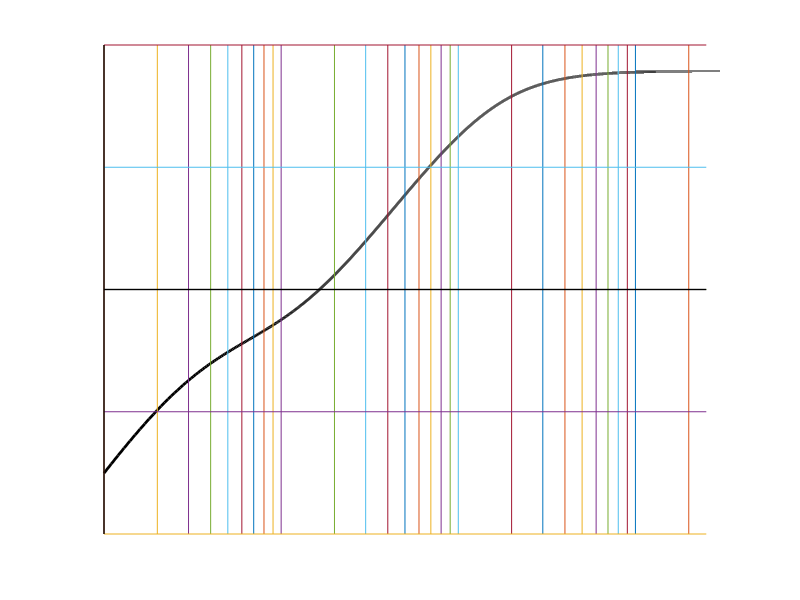
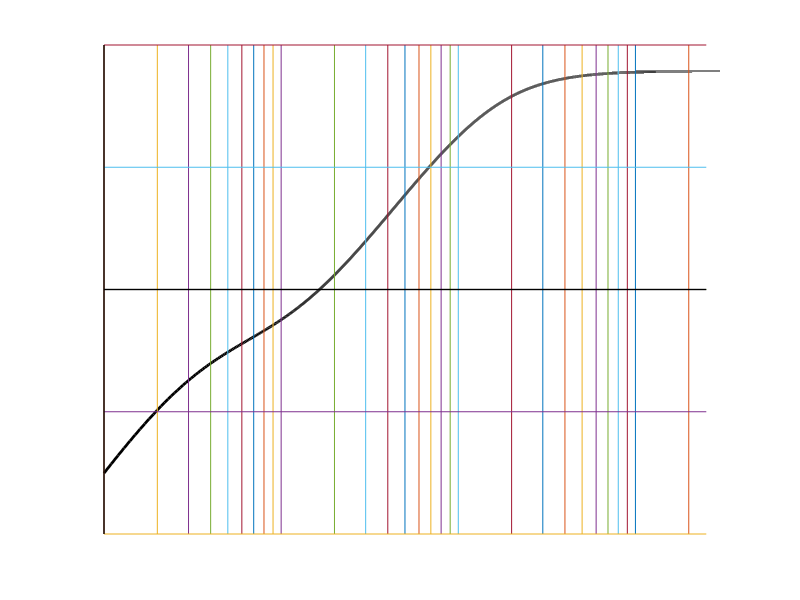

These charts were generated, in order, by the following MATLAB code:
#bodeMagnitude

clf
hold on
Rc=8000;
Re=4000;
B=49;
Rb=26666.6666;
ri=50000;
Cb=40*10^(-6);
Ce=200*10^(-6);

RE=Re*(B+1);
CE=Ce/(B+1);
XE=@(w) 1./(j.*w.*CE);
Xb=@(w) 1./(j.*w.*Cb);
Z=@(w) (1./Rb+1./RE+1./XE(w)).^(-1);

vbii=@(w) Z(w)./(ri+Xb(w)+Z(w));
ibvb=@(w) (1./RE+1./XE(w));

A=@(w) -Rc*B.*ibvb(w).*vbii(w);

%when values are plugged one gets the following
%Aa=@(w) -1.*(1.96+1.568.*j.*w).*j.*w./0.2./(j.*w+0.336)./(j.*w+15.788);
%Ab=@(w) -1.8473.*(1+j.*w./1.25).*j.*w./(1+j.*w./0.336)./(1+j.*w./15.788);

%actual curve
w=0.1:0.01:300;
plot(log10(w),20.*log10(abs(A(w))),"linewidth",2,"color","black")
%plot(log10(w),20.*log10(abs(Ab(w))))
%plot(w,abs(A(w)))
%=============

%bode sections
%plot([log10(15.788),log10(300)],[18,18])
%plot([log10(1.25),log10(16)],[2.16,18])


%grid
x=[0.1,0.2,0.3,0.4,0.5,0.6,0.7,0.8,0.9,1,2,3,4,5,6,7,8,9,10,20,30,40,50,60,70,80,90,100,200];

for tkx=x
plot([log10(tkx),log10(tkx)],[-20,20])
endfor

y=[-20,-10,0,10,20];

for tky=y
plot([-1,2.4],[tky,tky])
endfor

%axis
plot([-1,2.4],[0,0],"linewidth",1,"color","black")
plot([-1,-1],[-20,20],"linewidth",1,"color","black")


grid off
axis off

print -demf bodeMagnitudeBaseAndEmitterCapacitorA.emf
print -deps bodeMagnitudeBaseAndEmitterCapacitorA.eps
